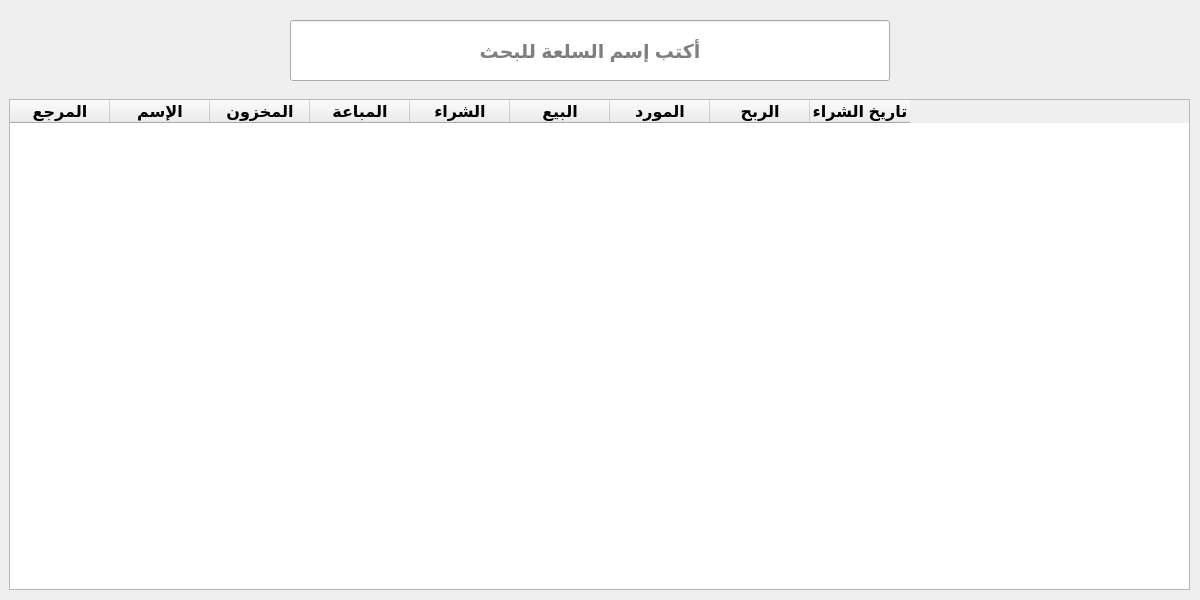
<?xml version="1.0" encoding="UTF-8"?>
<ui version="4.0">
 <class>Form</class>
 <widget class="QWidget" name="Form">
  <property name="geometry">
   <rect>
    <x>0</x>
    <y>0</y>
    <width>1200</width>
    <height>600</height>
   </rect>
  </property>
  <property name="minimumSize">
   <size>
    <width>1200</width>
    <height>600</height>
   </size>
  </property>
  <property name="maximumSize">
   <size>
    <width>1200</width>
    <height>600</height>
   </size>
  </property>
  <property name="windowTitle">
   <string>Form</string>
  </property>
  <widget class="QWidget" name="horizontalLayoutWidget">
   <property name="geometry">
    <rect>
     <x>100</x>
     <y>20</y>
     <width>981</width>
     <height>61</height>
    </rect>
   </property>
   <layout class="QHBoxLayout" name="horizontalLayout">
    <item>
     <widget class="QLineEdit" name="search_box">
      <property name="sizePolicy">
       <sizepolicy hsizetype="Expanding" vsizetype="Expanding">
        <horstretch>0</horstretch>
        <verstretch>0</verstretch>
       </sizepolicy>
      </property>
      <property name="maximumSize">
       <size>
        <width>600</width>
        <height>16777215</height>
       </size>
      </property>
      <property name="font">
       <font>
        <pointsize>14</pointsize>
        <bold>true</bold>
       </font>
      </property>
      <property name="alignment">
       <set>Qt::AlignCenter</set>
      </property>
      <property name="placeholderText">
       <string>أكتب إسم السلعة للبحث</string>
      </property>
     </widget>
    </item>
   </layout>
  </widget>
  <widget class="QWidget" name="verticalLayoutWidget">
   <property name="geometry">
    <rect>
     <x>9</x>
     <y>99</y>
     <width>1181</width>
     <height>491</height>
    </rect>
   </property>
   <property name="font">
    <font>
     <pointsize>12</pointsize>
    </font>
   </property>
   <layout class="QVBoxLayout" name="verticalLayout">
    <item>
     <widget class="QTableWidget" name="items_table">
      <property name="font">
       <font>
        <pointsize>12</pointsize>
        <bold>true</bold>
       </font>
      </property>
      <column>
       <property name="text">
        <string>المرجع</string>
       </property>
      </column>
      <column>
       <property name="text">
        <string>الإسم</string>
       </property>
      </column>
      <column>
       <property name="text">
        <string>المخزون</string>
       </property>
      </column>
      <column>
       <property name="text">
        <string>المباعة</string>
       </property>
      </column>
      <column>
       <property name="text">
        <string>الشراء</string>
       </property>
      </column>
      <column>
       <property name="text">
        <string>البيع</string>
       </property>
      </column>
      <column>
       <property name="text">
        <string>المورد</string>
       </property>
      </column>
      <column>
       <property name="text">
        <string>الربح</string>
       </property>
      </column>
      <column>
       <property name="text">
        <string>تاريخ الشراء</string>
       </property>
      </column>
     </widget>
    </item>
   </layout>
  </widget>
 </widget>
 <resources/>
 <connections/>
</ui>
